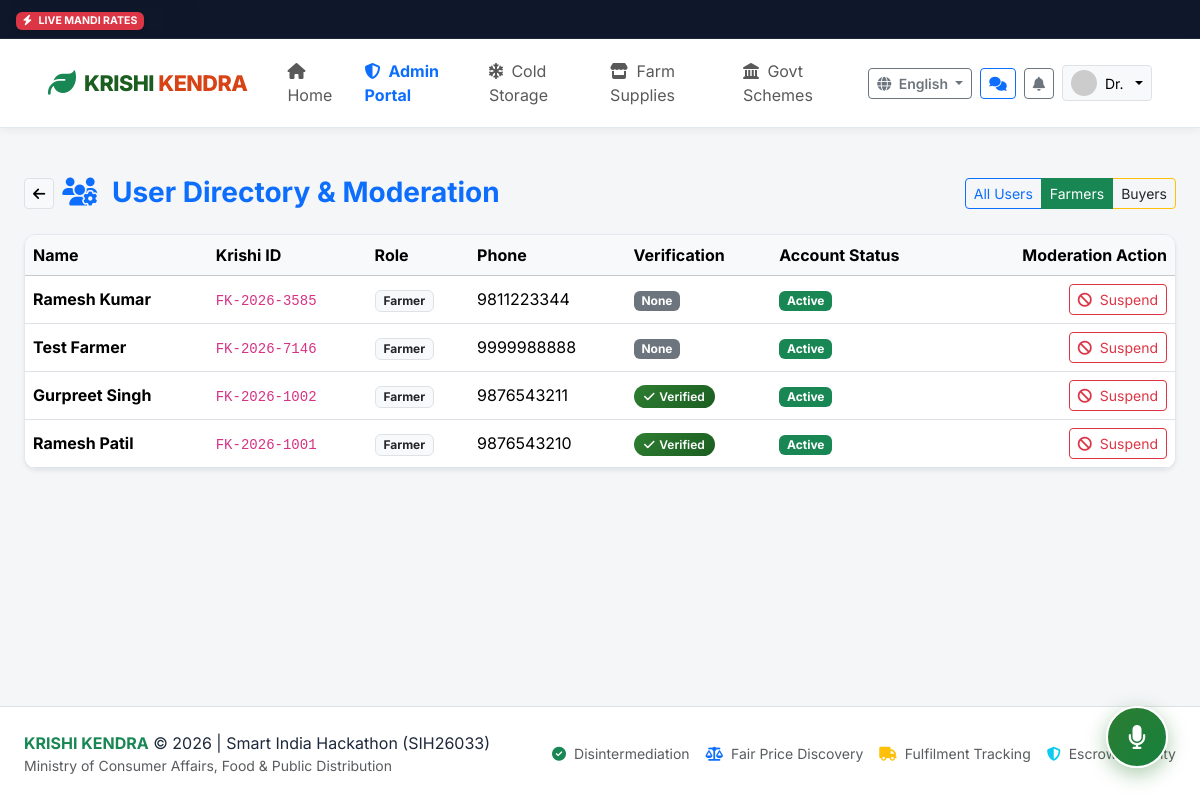
The page /admin/users?role=farmer (signed in) on the database its author committed.
### app/models.py (models this page shows, shortened)
class User(db.Model):
    __tablename__ = 'users'
    id = db.Column(db.Integer, primary_key=True)
    custom_id = db.Column(db.String(32), unique=True, nullable=False, index=True) # e.g. FK-2026-1001, BK-2026-2001, ADM-001
    phone = db.Column(db.String(15), unique=True, nullable=False, index=True)
    password_hash = db.Column(db.String(255), nullable=True)
    role = db.Column(db.String(20), nullable=False, default='farmer') # farmer, buyer, admin
    name = db.Column(db.String(120), nullable=False)
    profile_image = db.Column(db.String(255), default='default_avatar.png')
    preferred_language = db.Column(db.String(10), default='en') # en, hi, mr, ta, te
    is_verified = db.Column(db.Boolean, default=False)
    verification_status = db.Column(db.String(20), default='none') # none, pending, approved, rejected
    gov_id_type = db.Column(db.String(50), nullable=True) # Aadhaar, Voter Card, Kisan Credit Card
    gov_id_masked = db.Column(db.String(50), nullable=True) # e.g. "XXXX-XXXX-1234" (Never store full plaintext)
    verification_doc = db.Column(db.String(255), nullable=True)
    verification_rejection_reason = db.Column(db.String(255), nullable=True)
    is_active = db.Column(db.Boolean, default=True)
    created_at = db.Column(db.DateTime, default=datetime.utcnow)
    updated_at = db.Column(db.DateTime, default=datetime.utcnow, onupdate=datetime.utcnow)
    farmer_profile = db.relationship('FarmerProfile', backref='user', uselist=False, cascade='all, delete-orphan')
    buyer_profile = db.relationship('BuyerProfile', backref='user', uselist=False, cascade='all, delete-orphan')
    inventories = db.relationship('Inventory', backref='farmer', lazy='dynamic', cascade='all, delete-orphan')
    requirements = db.relationship('Requirement', backref='buyer', lazy='dynamic', cascade='all, delete-orphan')
    notifications = db.relationship('Notification', backref='user', lazy='dynamic', cascade='all, delete-orphan')

### app/routes/admin.py (the view)
@admin_bp.route('/users')
@admin_required
def users():
    role_filter = request.args.get('role', '')
    query = User.query
    if role_filter:
        query = query.filter_by(role=role_filter)
    all_users = query.order_by(User.created_at.desc()).all()
    return render_template('admin/users.html', users=all_users, role_filter=role_filter)

### app/routes/auth.py (called while the page is built)
def admin_required(f):
    @wraps(f)
    def decorated_function(*args, **kwargs):
        if g.user is None or g.user.role != 'admin':
            flash('Authorized Admin / Officer access required.', 'danger')
            return redirect(url_for('auth.login'))
        return f(*args, **kwargs)
    return decorated_function

### app/templates/admin/users.html (shortened to what this page needs)
{% extends "base.html" %}
{% block content %}
<div class="container-fluid px-lg-4 py-3">
  <div class="d-flex justify-content-between align-items-center mb-4">
    <div class="d-flex align-items-center gap-2">
      <a href="{{ url_for('admin.dashboard') }}" class="btn btn-sm btn-light border"><i class="fas fa-arrow-left"></i></a>
      <h3 class="fw-bold text-primary mb-0"><i class="fas fa-users-cog me-2"></i> User Directory & Moderation</h3>
    </div>
    <div class="btn-group">
      <a href="{{ url_for('admin.users') }}" class="btn btn-sm btn-outline-primary {% if not role_filter %}active{% endif %}">All Users</a>
      <a href="{{ url_for('admin.users', role='farmer') }}" class="btn btn-sm btn-outline-success {% if role_filter == 'farmer' %}active{% endif %}">Farmers</a>
      <a href="{{ url_for('admin.users', role='buyer') }}" class="btn btn-sm btn-outline-warning text-dark {% if role_filter == 'buyer' %}active{% endif %}">Buyers</a>
    </div>
  </div>
  <div class="k-card p-0 overflow-hidden shadow-sm">
    <div class="table-responsive">
      <table class="table table-hover align-middle mb-0">
        <thead class="table-light">
          <tr>
            <th>Name</th>
            <th>Krishi ID</th>
            <th>Role</th>
            <th>Phone</th>
            <th>Verification</th>
            <th>Account Status</th>
            <th class="text-end">Moderation Action</th>
          </tr>
        </thead>
        <tbody>
          {% for u in users %}
          <tr>
            <td>
              <strong>{{ u.name }}</strong>
            </td>
            <td><code>{{ u.custom_id }}</code></td>
            <td><span class="badge bg-light text-dark border">{{ u.role.capitalize() }}</span></td>
            <td>{{ u.phone }}</td>
            <td>
              {% if u.is_verified %}
                <span class="badge badge-verified"><i class="fas fa-check"></i> Verified</span>
              {% else %}
                <span class="badge bg-secondary">{{ u.verification_status.capitalize() }}</span>
              {% endif %}
            </td>
            <td>
              {% if u.is_active %}
                <span class="badge bg-success">Active</span>
              {% else %}
                <span class="badge bg-danger">Suspended</span>
              {% endif %}
            </td>
            <td class="text-end">
              <form method="POST" action="{{ url_for('admin.toggle_user_status', user_id=u.id) }}" class="d-inline" onsubmit="return confirm('Change account status for this user?');">
                {% if u.is_active %}
                  <button type="submit" class="btn btn-sm btn-outline-danger">
                    <i class="fas fa-ban me-1"></i> Suspend
                  </button>
                {% else %}
                  <button type="submit" class="btn btn-sm btn-outline-success">
                    <i class="fas fa-undo me-1"></i> Restore
                  </button>
                {% endif %}
              </form>
            </td>
          </tr>
          {% endfor %}
        </tbody>
      </table>
    </div>
  </div>
</div>
{% endblock %}

### app/templates/base.html (shortened to what this page needs)
<!DOCTYPE html>
<html lang="{{ current_lang }}">
<head>
  <link href="https://cdn.jsdelivr.net/npm/bootstrap@5.3.3/dist/css/bootstrap.min.css" rel="stylesheet">
  <link rel="stylesheet" href="https://cdnjs.cloudflare.com/ajax/libs/font-awesome/6.5.1/css/all.min.css">
  <link rel="stylesheet" href="{{ url_for('static', filename='css/style.css') }}">
</head>
<body class="{% if current_user and current_user.role == 'farmer' %}theme-farmer{% elif current_user and current_user.role == 'buyer' %}theme-buyer{% elif current_user and current_user.role == 'admin' %}theme-admin{% endif %}">
  <div class="mandi-ticker">
    <div class="mandi-ticker-badge">
      <span class="badge bg-danger shadow-sm"><i class="fas fa-bolt me-1"></i> LIVE MANDI RATES</span>
    </div>
    <div class="mandi-ticker-track">
      <div class="ticker-wrap">
      </div>
    </div>
  </div>
  <nav class="navbar navbar-expand-lg navbar-krishi sticky-top">
    <div class="container-fluid px-lg-4">
      <a class="navbar-brand d-flex align-items-center" href="{{ url_for('main.index') }}">
        <i class="fas fa-leaf text-success fs-3 me-2"></i>
        <div class="brand-title">
          KRISHI <span>KENDRA</span>
        </div>
      </a>
      <div class="collapse navbar-collapse" id="navbarKrishiContent">
        <ul class="navbar-nav me-auto mb-2 mb-lg-0 ms-lg-3">
          <li class="nav-item">
            <a class="nav-link {% if request.endpoint == 'main.index' %}active fw-bold{% endif %}" href="{{ url_for('main.index') }}"><i class="fas fa-home me-1"></i> <span data-i18n="nav_home">Home</span></a>
          </li>
          {% if current_user %}
            {% if current_user.role == 'farmer' %}
              <li class="nav-item">
                <a class="nav-link {% if request.endpoint == 'farmer.dashboard' %}active text-success fw-bold{% endif %}" href="{{ url_for('farmer.dashboard') }}"><i class="fas fa-tachometer-alt me-1"></i> <span data-i18n="nav_dashboard">Dashboard</span></a>
              </li>
              <li class="nav-item">
                <a class="nav-link {% if request.endpoint == 'farmer.inventory' or request.endpoint == 'farmer.add_produce' %}active text-success fw-bold{% endif %}" href="{{ url_for('farmer.inventory') }}"><i class="fas fa-boxes me-1"></i> <span data-i18n="nav_inventory">My Inventory</span></a>
              </li>
              <li class="nav-item">
                <a class="nav-link {% if request.endpoint == 'farmer.orders' %}active text-success fw-bold{% endif %}" href="{{ url_for('farmer.orders') }}"><i class="fas fa-handshake me-1"></i> <span data-i18n="nav_orders">Orders</span></a>
              </li>
            {% elif current_user.role == 'admin' %}
              <li class="nav-item">
                <a class="nav-link {% if 'admin.' in (request.endpoint or '') %}active text-primary fw-bold{% endif %}" href="{{ url_for('admin.dashboard') }}"><i class="fas fa-shield-alt me-1"></i> Admin Portal</a>
              </li>
            {% endif %}
          {% endif %}
          <li class="nav-item">
            <a class="nav-link " href="{{ url_for('cold_storage.index') }}"><i class="fas fa-snowflake me-1"></i> <span data-i18n="nav_cold_storage"></span></a>
          </li>
          <li class="nav-item">
            <a class="nav-link " href="{{ url_for('marketplace.index') }}"><i class="fas fa-store me-1"></i> <span data-i18n="nav_marketplace"></span></a>
          </li>
          <li class="nav-item">
            <a class="nav-link {% if 'schemes.' in (request.endpoint or '') %}active fw-bold{% endif %}" href="{{ url_for('schemes.index') }}"><i class="fas fa-landmark me-1"></i> <span data-i18n="nav_schemes">Govt Schemes</span></a>
          </li>
        </ul>
        <div class="d-flex align-items-center gap-2">
          <div class="dropdown">
            <button class="btn btn-sm btn-outline-secondary dropdown-toggle fw-semibold" type="button" data-bs-toggle="dropdown">
              <i class="fas fa-globe me-1"></i> {{ available_languages.get(current_lang, 'Language') }}
            </button>
          </div>
          {% if current_user %}
            <a href="{{ url_for('chat.chat_list') }}" class="btn btn-sm btn-outline-primary position-relative" title="Conversations & Offers">
              <i class="fas fa-comments"></i>
            </a>
            <div class="dropdown">
              <button class="btn btn-sm btn-outline-secondary position-relative" type="button" data-bs-toggle="dropdown" title="Notifications">
                <i class="fas fa-bell"></i>
              </button>
            </div>
            <div class="dropdown">
              <button class="btn btn-sm btn-light border dropdown-toggle d-flex align-items-center gap-2" type="button" data-bs-toggle="dropdown">
                <img src="{% if current_user.profile_image and current_user.profile_image != 'default_avatar.png' %}{{ url_for('static', filename='uploads/' + current_user.profile_image) }}{% else %}https://ui-avatars.com/api/?name={{ current_user.name }}&background=2e7d32&color=fff{% endif %}" alt="Avatar" class="rounded-circle" width="26" height="26">
                <span>{{ current_user.name.split()[0] }}</span>
              </button>
            </div>
          {% endif %}
        </div>
      </div>
    </div>
  </nav>
  <main class="py-3">
    {% block content %}{% endblock %}
  </main>
  <div class="voice-assistant-fab" id="voiceAssistantFab" title="Click to speak or chat with Krishi Mitra AI Copilot">
    <i class="fas fa-microphone fs-4"></i>
  </div>
  <footer class="bg-white border-top py-4 mt-5">
    <div class="container-fluid px-lg-4 d-flex flex-column flex-md-row justify-content-between align-items-center gap-3">
      <div>
        <span class="fw-bold text-success">KRISHI KENDRA</span> &copy; 2026 | Smart India Hackathon (SIH26033)
        <div class="text-muted small">Ministry of Consumer Affairs, Food & Public Distribution</div>
      </div>
      <div class="d-flex gap-3 small text-muted">
        <span><i class="fas fa-check-circle text-success me-1"></i> Disintermediation</span>
        <span><i class="fas fa-balance-scale text-primary me-1"></i> Fair Price Discovery</span>
        <span><i class="fas fa-truck text-warning me-1"></i> Fulfilment Tracking</span>
        <span><i class="fas fa-shield-alt text-info me-1"></i> Escrow Security</span>
      </div>
    </div>
  </footer>
</body>
</html>

### app/static/css/style.css (style rules this page uses)
:root { --primary-green: #1b5e20; --accent-green: #2e7d32; --light-green: #e8f5e9; --border-green: #a5d6a7; --buyer-orange: #d84315; --buyer-accent: #e65100; --buyer-light: #fff3e0; --buyer-border: #ffcc80; --admin-navy: #1a237e; --admin-light: #e8eaf6; --dark-slate: #1e293b; --medium-slate: #475569; --light-slate: #f8fafc; --card-bg: #ffffff; --shadow-sm: 0 2px 8px rgba(0, 0, 0, 0.06); --shadow-md: 0 4px 16px rgba(0, 0, 0, 0.08); --shadow-lg: 0 10px 25px rgba(0, 0, 0, 0.12); --radius-sm: 8px; --radius-md: 12px; --radius-lg: 16px; --radius-xl: 24px; }
body { font-family: 'Inter', -apple-system, BlinkMacSystemFont, "Segoe UI", Roboto, "Helvetica Neue", Arial, sans-serif; background-color: #f4f6f8; color: var(--dark-slate); min-height: 100vh; display: flex; flex-direction: column; }
main { flex: 1; }
.navbar-krishi { background: #ffffff; border-bottom: 1px solid #e2e8f0; box-shadow: var(--shadow-sm); padding: 0.75rem 1.5rem; }
.brand-title { font-weight: 800; font-size: 1.35rem; color: var(--primary-green); letter-spacing: -0.5px; }
.brand-title span { color: var(--buyer-orange); }
.theme-admin { --theme-primary: var(--admin-navy); --theme-accent: #283593; --theme-light: var(--admin-light); --theme-border: #9fa8da; }
.k-card { background: #ffffff; border: 1px solid #e2e8f0; border-radius: var(--radius-md); box-shadow: var(--shadow-sm); padding: 1.5rem; transition: transform 0.2s ease, box-shadow 0.2s ease; }
.badge-verified { background: linear-gradient(135deg, #2e7d32, #1b5e20); color: #ffffff; font-weight: 600; padding: 0.35rem 0.65rem; border-radius: 20px; display: inline-flex; align-items: center; gap: 0.3rem; }
.mandi-ticker { background: #0f172a; color: #f8fafc; padding: 0.5rem 1rem; font-size: 0.88rem; overflow: hidden; white-space: nowrap; border-bottom: 1px solid #1e293b; display: flex; align-items: center; position: relative; }
.mandi-ticker-badge { flex-shrink: 0; z-index: 10; background: #0f172a; padding-right: 1.25rem; box-shadow: 15px 0 20px -2px #0f172a; }
.mandi-ticker-track { overflow: hidden; flex: 1; position: relative; white-space: nowrap; }
.ticker-wrap { display: inline-block; white-space: nowrap; padding-left: 100%; animation: tickerSlide 32s linear infinite; }
.voice-assistant-fab { position: fixed; bottom: 2rem; right: 2rem; width: 62px; height: 62px; border-radius: 50%; background: linear-gradient(135deg, #2e7d32, #15803d); color: #ffffff; display: flex; align-items: center; justify-content: center; box-shadow: 0 6px 20px rgba(46, 125, 50, 0.4); cursor: pointer; z-index: 1050; border: 2px solid #ffffff; transition: transform 0.2s ease, box-shadow 0.2s ease; }

### rows shown on the page
User: name "Dr."
User: name "Ramesh Kumar", custom_id "FK-2026-3585", role "Farmer", phone "9811223344", verification_status "None", is_active "Active"
User: name "Test Farmer", custom_id "FK-2026-7146", role "Farmer", phone "9999988888", verification_status "None", is_active "Active"
User: name "Gurpreet Singh", custom_id "FK-2026-1002", role "Farmer", phone "9876543211", is_verified True (drawn), is_active "Active"
User: name "Ramesh Patil", custom_id "FK-2026-1001", role "Farmer", phone "9876543210", is_verified True (drawn), is_active "Active"

### other values the page prints
{{ available_languages.get(current_lang, 'Language') }} "English"
